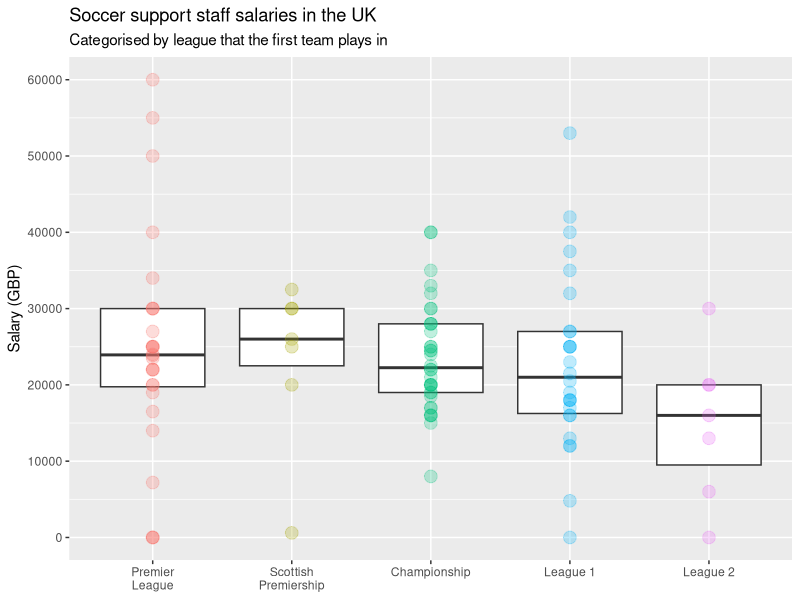
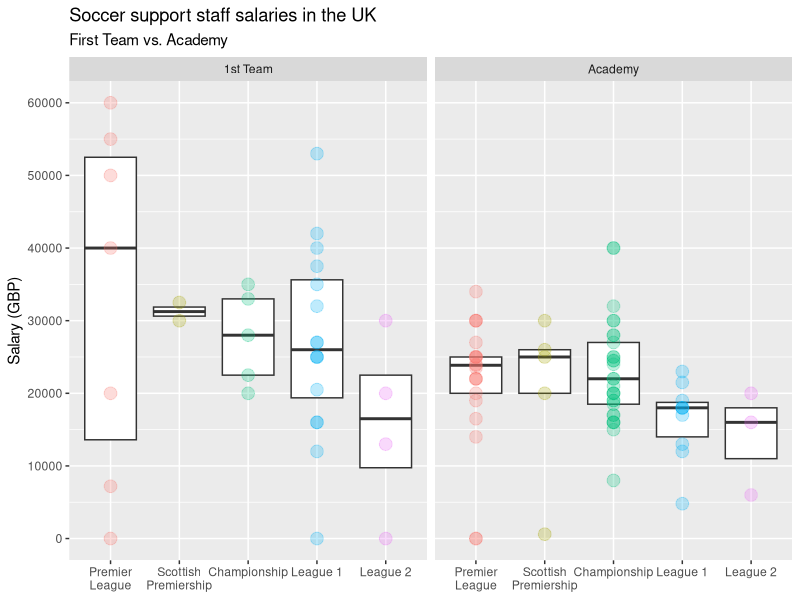
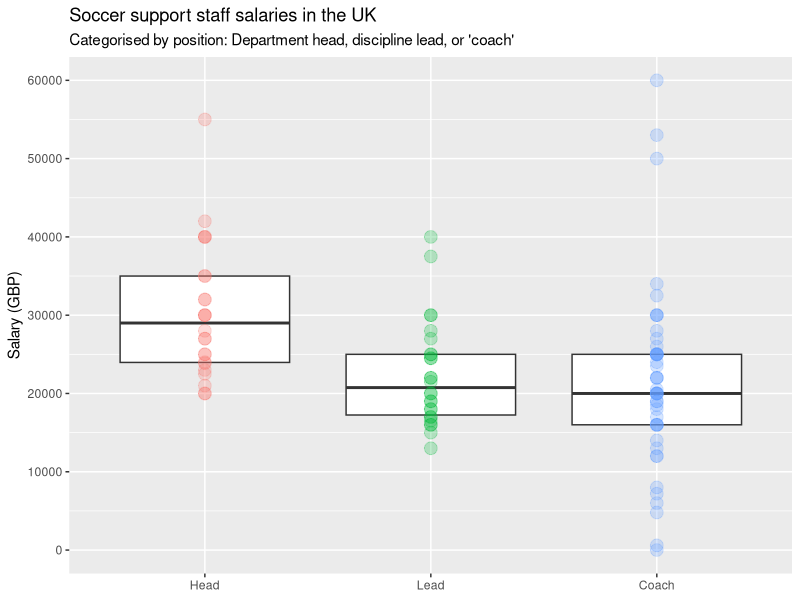
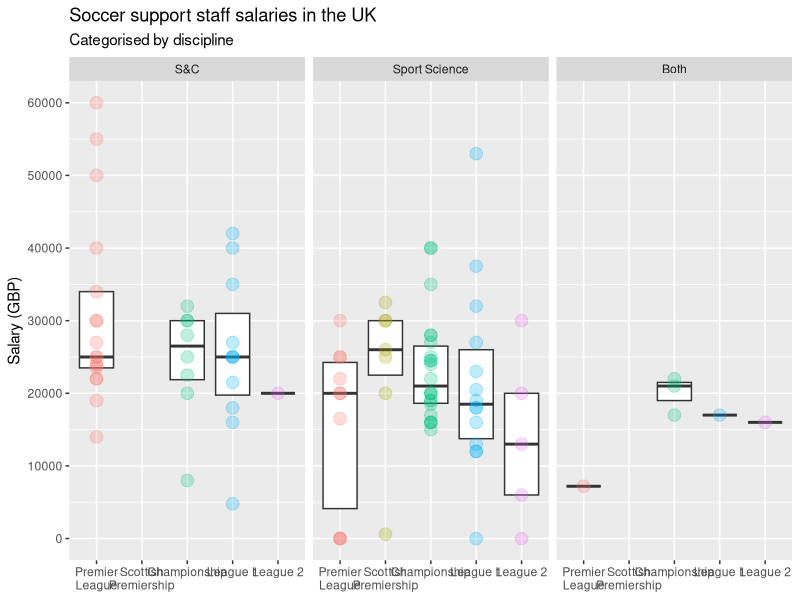
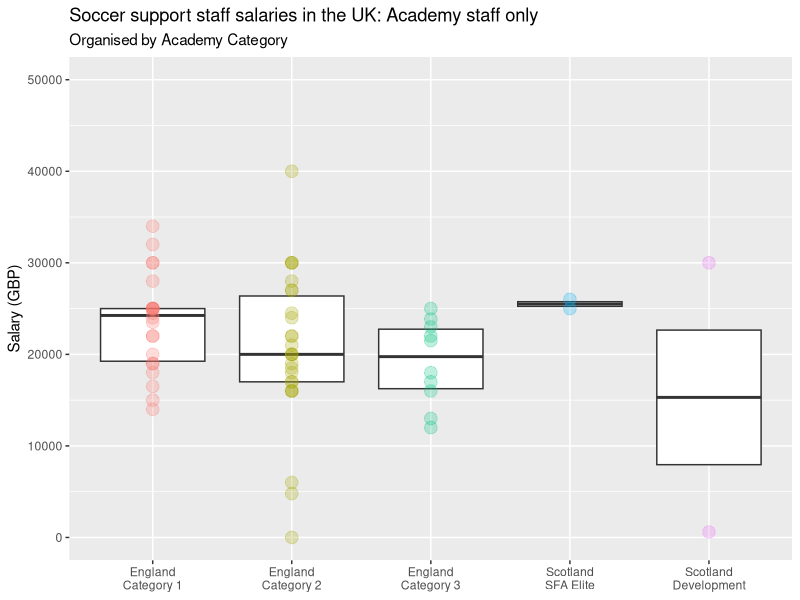
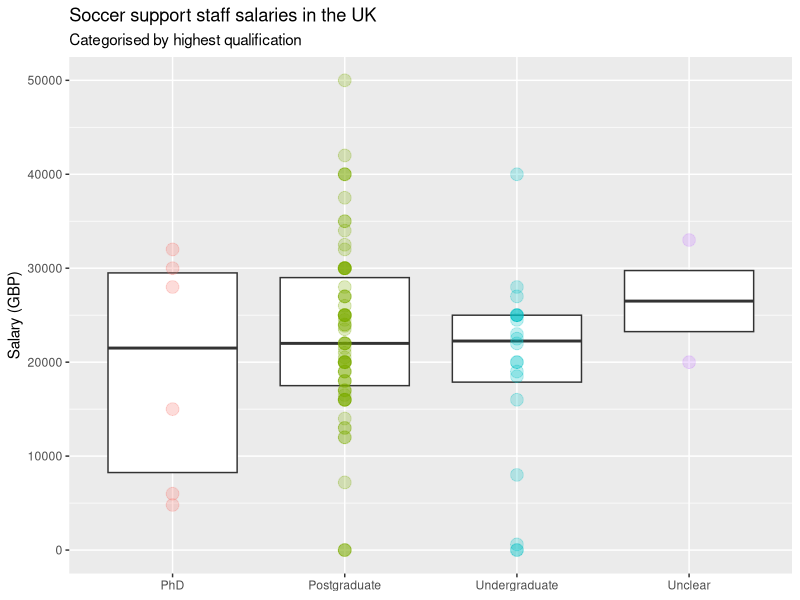

The R script that drew these images, in order:
##### Load libraries ###############################################################################

library(readr)
library(ggplot2)
library(dplyr)

##### Read data into R #############################################################################

soccerSalariesData <- read_csv("soccerSalariesDataPublic.csv",
															 col_names = TRUE, col_types = NULL)

##### Plot: Salary by league #######################################################################

# Set factor levels
soccerSalariesData$leagueOfFirstTeam <- factor(soccerSalariesData$leagueOfFirstTeam,
																							 levels = c("Premier League", "Scottish Premiership",
																							 					 "Championship", "League 1", "League 2"))

# Create object to store axis labels with line breaks
labelsLeague <- c("Premier\nLeague", "Scottish\nPremiership", "Championship", "League 1", "League 2")

p <- ggplot(soccerSalariesData, aes(x = leagueOfFirstTeam, y = salaryGBP))
p <- p + geom_boxplot(outlier.shape = NA, coef = 0)
p <- p + geom_point(alpha = 1/4, size = 4, aes(colour = leagueOfFirstTeam))
p <- p + scale_y_continuous(limits = c(0, 60000),
														breaks = seq(0, 60000, by = 10000))
p <- p + scale_x_discrete(labels = labelsLeague)
p <- p + labs(title = "Soccer support staff salaries in the UK",
							subtitle = "Categorised by league that the first team plays in",
							y = "Salary (GBP)")
p <- p + theme(axis.title.x = element_blank(),
							 legend.position = "none")
ggsave("salaryByLeague.png")

##### Plot: Salary by league and competitive level #################################################

p <- ggplot(soccerSalariesData, aes(x = leagueOfFirstTeam, y = salaryGBP))
p <- p + facet_wrap(~levelOfWork)
p <- p + geom_boxplot(outlier.shape = NA, coef = 0)
p <- p + geom_point(alpha = 1/4, size = 4, aes(colour = leagueOfFirstTeam))
p <- p + scale_y_continuous(limits = c(0, 60000),
														breaks = seq(0, 60000, by = 10000))
p <- p + scale_x_discrete(labels = labelsLeague)
p <- p + labs(title = "Soccer support staff salaries in the UK",
							subtitle = "First Team vs. Academy",
							y = "Salary (GBP)")
p <- p + theme(axis.title.x = element_blank(),
							 legend.position = "none")
ggsave("salaryByLeagueAndCompLevel.png", width = 22, units = "cm")

##### Plot: Salary by job category #################################################################

# Subset of data frame to exclude position == NA | Intern
soccerSalariesData2 <- soccerSalariesData %>%
	filter(position != "Intern" & !is.na(position))
# Set factor levels
soccerSalariesData2$position <- factor(soccerSalariesData2$position,
																			 levels = c("Head", "Lead", "Coach"))

p <- ggplot(soccerSalariesData2, aes(x = position, y = salaryGBP))
p <- p + geom_boxplot(outlier.shape = NA, coef = 0)
p <- p + geom_point(alpha = 1/4, size = 4, aes(colour = position))
p <- p + scale_y_continuous(limits = c(0, 60000),
														breaks = seq(0, 60000, by = 10000))
p <- p + labs(title = "Soccer support staff salaries in the UK",
							subtitle = "Categorised by position: Department head, discipline lead, or 'coach'",
							y = "Salary (GBP)")
p <- p + theme(axis.title.x = element_blank(),
							 legend.position = "none")
ggsave("salaryByPosition.png", units = "cm")

##### Plot: Salary by league and discipline ########################################################

# Subset of data frame to exclude dept == NA
soccerSalariesData3 <- soccerSalariesData %>%
	filter(!is.na(dept))
soccerSalariesData3$dept <- recode(soccerSalariesData3$dept,
																	 `Physical Performance` = "S&C")
# Set factor levels
soccerSalariesData3$dept <- factor(soccerSalariesData3$dept,
																	 levels = c("S&C", "Sport Science", "Both"))

p <- ggplot(soccerSalariesData3, aes(x = leagueOfFirstTeam, y = salaryGBP))
p <- p + facet_wrap(~dept)
p <- p + geom_boxplot(outlier.shape = NA, coef = 0)
p <- p + geom_point(alpha = 1/4, size = 4, aes(colour = leagueOfFirstTeam))
p <- p + scale_y_continuous(limits = c(0, 60000),
														breaks = seq(0, 60000, by = 10000))
p <- p + scale_x_discrete(labels = labelsLeague)
p <- p + labs(title = "Soccer support staff salaries in the UK",
							subtitle = "Categorised by discipline",
							y = "Salary (GBP)")
p <- p + theme(axis.title.x = element_blank(),
							 legend.position = "none")
ggsave("salaryByLeagueAndDept.png", width = 32, units = "cm")

##### Plot: Salary by academy category #############################################################

# Subset of data frame to exclude academyCategory == NA
soccerSalariesData4 <- soccerSalariesData %>%
	filter(!is.na(academyCategory))

# Set factor levels
soccerSalariesData4$academyCategory <- factor(soccerSalariesData4$academyCategory,
																							levels = c("1", "2", "3", "SFA Elite", "Development"))

# Create object to store axis labels with line breaks
labelsAcademyCategory <- c("England\nCategory 1", "England\nCategory 2", "England\nCategory 3",
													 "Scotland\nSFA Elite", "Scotland\nDevelopment")

p <- ggplot(soccerSalariesData4, aes(x = academyCategory, y = salaryGBP))
p <- p + geom_boxplot(outlier.shape = NA, coef = 0)
p <- p + geom_point(alpha = 1/4, size = 4, aes(colour = academyCategory))
p <- p + scale_y_continuous(limits = c(0, 50000),
														breaks = seq(0, 50000, by = 10000))
p <- p + scale_x_discrete(labels = labelsAcademyCategory)
p <- p + labs(title = "Soccer support staff salaries in the UK: Academy staff only",
							subtitle = "Organised by Academy Category",
							y = "Salary (GBP)")
p <- p + theme(axis.title.x = element_blank(),
							 legend.position = "none")
ggsave("salaryByAcademyCategory.png")

##### Plot: Salary by highest qualification ########################################################

# Set factor levels
soccerSalariesData$highestQualCategory <- factor(soccerSalariesData$highestQualCategory,
																								 levels = c(
																								 	"PhD", "Postgraduate", "Undergraduate", "Unclear"))

p <- ggplot(soccerSalariesData, aes(x = highestQualCategory, y = salaryGBP))
p <- p + geom_boxplot(outlier.shape = NA, coef = 0)
p <- p + geom_point(alpha = 1/4, size = 4, aes(colour = highestQualCategory))
p <- p + scale_y_continuous(limits = c(0, 50000),
														breaks = seq(0, 50000, by = 10000))
p <- p + labs(title = "Soccer support staff salaries in the UK",
							subtitle = "Categorised by highest qualification",
							y = "Salary (GBP)")
p <- p + theme(axis.title.x = element_blank(),
							 legend.position = "none")
ggsave("salaryByHighestQual.png")